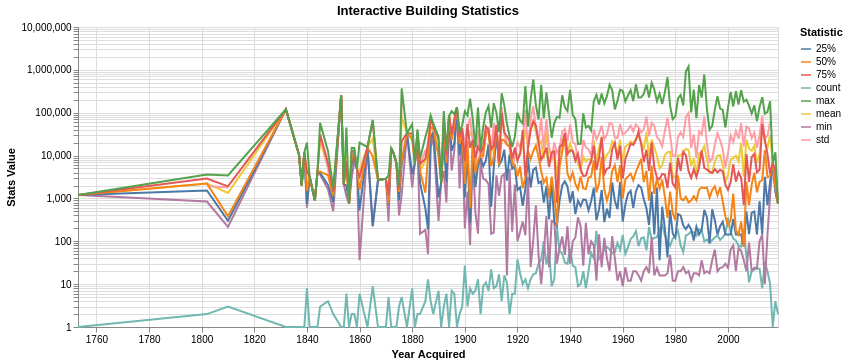

Notebook source saved alongside this figure:
### Code cell
plot2 = alt.Chart(stats_melt).mark_line().encode(
    alt.X('Year Acquired:T'),
    alt.Y('Stats Value:Q', scale=alt.Scale(type='log')),
    color=color,
    opacity=opacity
).properties(
    height=300,
    width=700,
    title='Interactive Building Statistics'
).add_params(
    selection
)

plot2

### Figure 1 — Vega-Lite specification as saved in the notebook (floating-point values rounded to 4 significant figures; data arrays with more than 128 entries replaced by an {"elided": "..."} marker saying what was removed)
{"config": {"view": {"continuousWidth": 300, "continuousHeight": 300}}, "data": {"name": "data-f2cc79df721ac51bb8cfe75fa7581a5b"}, "mark": {"type": "line"}, "encoding": {"color": {"condition": {"param": "param_bc5d41607e9b8edc", "field": "Statistic", "type": "nominal"}, "value": "lightgray"}, "opacity": {"condition": {"param": "param_bc5d41607e9b8edc", "value": 1.0}, "value": 0.25}, "x": {"field": "Year Acquired", "type": "temporal"}, "y": {"field": "Stats Value", "scale": {"type": "log"}, "type": "quantitative"}}, "height": 300, "params": [{"name": "param_bc5d41607e9b8edc", "select": {"type": "point", "fields": ["Statistic"]}, "bind": {"input": "select", "options": ["50%", "mean", "min", "max"], "name": "Statistic Selection: "}}], "title": "Interactive Building Statistics", "width": 700, "$schema": "https://vega.github.io/schema/vega-lite/v6.1.0.json", "datasets": {"data-f2cc79df721ac51bb8cfe75fa7581a5b": {"elided": "1368 records"}}}
